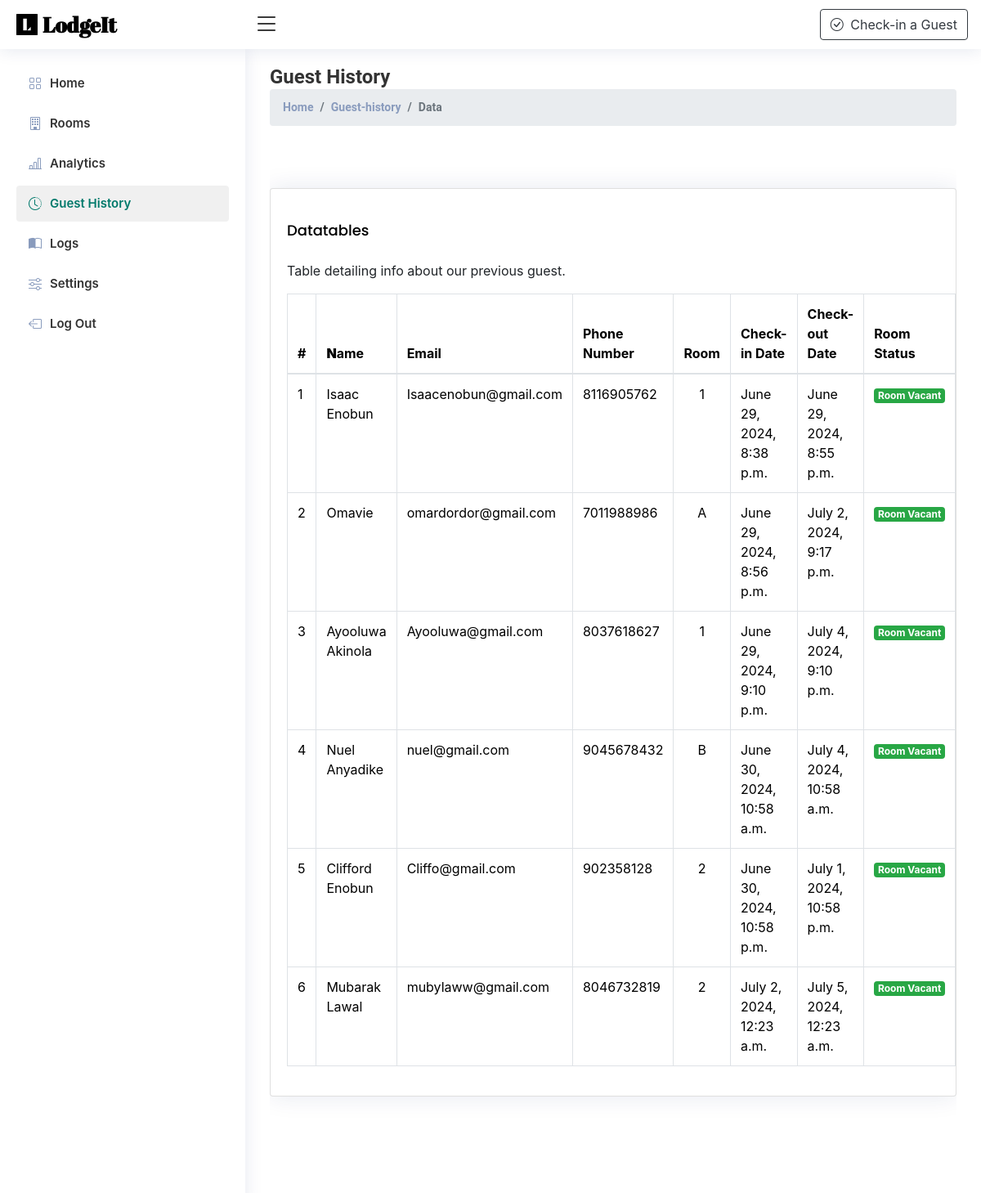
The page /history/ (signed in) on the database its author committed.
### LodgeApp/models.py (models this page shows, shortened)
class Guest(models.Model):
    name = models.CharField(max_length=50)
    email = models.EmailField()
    number = models.IntegerField()
    room  = models.ForeignKey(Room, on_delete=models.CASCADE)
    check_in = models.DateTimeField(auto_now_add=True)
    staff = models.ForeignKey(Staff, on_delete=models.CASCADE)
    check_out = models.DateTimeField(null=True,blank=True)
    revenue = models.ForeignKey(Revenue, on_delete=models.CASCADE, null=True, blank=True)
    company = models.ForeignKey(Company, on_delete=models.CASCADE, null=True)
    duration = models.IntegerField(null=True)

class Room(models.Model):
    suite = models.ForeignKey(Suite, on_delete=models.CASCADE, null=True)
    company = models.ForeignKey(Company, on_delete=models.CASCADE, null=True)
    room_number = models.CharField(max_length=10)
    room_status = models.BooleanField(default=False)

### LodgeApp/views.py (the view)
# urls.py: path('history/', views.history, name='history'),
def history(request):
    if not request.user.is_authenticated:
        return redirect('sign-in')
    if request.user.is_authenticated and request.user.company is None:
        return redirect('onboarding')
    guests = Guest.objects.filter(company=request.user.company)
    available_rooms = Room.objects.filter(room_status=False,
                                          company=request.user.company)
    context = {
        'available_rooms':available_rooms,
        'guests': guests,
        'page_name':'History'
    }
    return render(request, 'guest-history.html', context)

### LodgeApp/templates/guest-history.html (shortened to what this page needs)
{% extends 'base.html' %}
{% load static %}
{% block content %}
<body>
  {% include 'partials/_header.html' %}
  {% include 'sidebar.html' %}
  <main id="main" class="main">
    <div class="pagetitle">
      <h1>Guest History</h1>
      <nav>
        <ol class="breadcrumb">
          <li class="breadcrumb-item"><a href="index.html">Home</a></li>
          <li class="breadcrumb-item">Guest-history</li>
          <li class="breadcrumb-item active">Data</li>
        </ol>
      </nav>
    </div>
    <section class="section">
      <div class="row">
        <div class="col-lg-12">
          <div class="card">
            <div class="card-body">
              <h5 class="card-title">Datatables</h5>
              <p>Table detailing info about our previous guest.</p>
              <table
                class="table datatable table-group-divider table-bordered"
              >
                <thead>
                  <tr>
                    <th scope="col">#</th>
                    <th><b>N</b>ame</th>
                    <th>Email</th>
                    <th>Phone Number</th>
                    <th>Room</th>
                    <th data-type="date" data-format="YYYY/DD/MM">
                      Check-in Date
                    </th>
                    <th data-type="date" data-format="YYYY/DD/MM">
                      Check-out Date
                    </th>
                    <th scope="col">Room Status</th>
                  </tr>
                </thead>
                <tbody>
                  {% for guest in guests %}
                  <tr>
                    <td>{{ forloop.counter }}</td>
                    <td>{{guest.name}}</td>
                    <td>{{guest.email}}</td>
                    <td>{{guest.number}}</td>
                    <td style="text-align: center">
                      {{guest.room.room_number}}
                    </td>
                    <td>{{guest.check_in}}</td>
                    {% if guest.check_out %}
                    <td>{{guest.check_out}}</td>
                    {% else %}
                    <td style="text-align: center">-</td>
                    {% endif %} {% if guest.room.room_status %}
                    <td>
                      <span class="badge bg-warning">Room Occupied</span>
                    </td>
                    {% else %}
                    <td><span class="badge bg-success">Room Vacant</span></td>
                    {% endif %}
                  </tr>
                  {% endfor %}
                </tbody>
              </table>
            </div>
          </div>
        </div>
      </div>
    </section>
  </main>
</body>
{% endblock content %}

### LodgeApp/static/css/style.css (style rules this page uses)
:root { scroll-behavior: smooth; }
body { font-family: "Open Sans", sans-serif; background: #f0f0f0; color: #444444; }
a { color: #00796b; text-decoration: none; }
h1, h2, h3, h4, h5, h6 { font-family: "Roboto", sans-serif; }
#main { margin-top: 60px; padding: 20px 30px; transition: all 0.3s; }
.pagetitle { margin-bottom: 10px; }
.pagetitle h1 { font-size: 24px; margin-bottom: 0; font-weight: 600; color: #333333; }
.card { margin-bottom: 30px; border: none; border-radius: 5px; box-shadow: 0px 0 30px rgba(1, 41, 112, 0.1); }
.card-title { padding: 20px 0 15px 0; font-size: 18px; font-weight: 500; color: #000000; font-family: "Poppins", sans-serif; }
.card-body { padding: 0 20px 20px 20px; }
.breadcrumb { font-size: 14px; font-family: "Roboto", sans-serif; color: #899bbd; font-weight: 600; }
.breadcrumb a { color: #899bbd; transition: 0.3s; }
.breadcrumb .breadcrumb-item::before { color: #899bbd; }
.breadcrumb .active { color: #51678f; font-weight: 600; }
@media (min-width: 1200px) { #main, #footer { margin-left: 300px; } }

### LodgeApp/static/css/landing.css (style rules this page uses)
section, .section { color: #1a1f24; background-color: #ffffff; padding: 60px 0; scroll-margin-top: 100px; overflow: clip; }

### LodgeApp/static/css/room-carousel.css (style rules this page uses)
.row { display: flex; justify-content: center; }

### rows shown on the page
Guest: name "Isaac Enobun", email "Isaacenobun@gmail.com", number "8116905762", room.room_number "1", check_in "June 29, 2024, 8:38 p.m.", check_out "June 29, 2024, 8:55 p.m.", shows "Room Vacant"
Guest: name "Omavie", email "omardordor@gmail.com", number "7011988986", room.room_number "A", check_in "June 29, 2024, 8:56 p.m.", check_out "July 2, 2024, 9:17 p.m.", shows "Room Vacant"
Guest: name "Ayooluwa Akinola", email "Ayooluwa@gmail.com", number "8037618627", room.room_number "1", check_in "June 29, 2024, 9:10 p.m.", check_out "July 4, 2024, 9:10 p.m.", shows "Room Vacant"
Guest: name "Nuel Anyadike", email "nuel@gmail.com", number "9045678432", room.room_number "B", check_in "June 30, 2024, 10:58 a.m.", check_out "July 4, 2024, 10:58 a.m.", shows "Room Vacant"
Guest: name "Clifford Enobun", email "Cliffo@gmail.com", number "902358128", room.room_number "2", check_in "June 30, 2024, 10:58 p.m.", check_out "July 1, 2024, 10:58 p.m.", shows "Room Vacant"
Guest: name "Mubarak Lawal", email "mubylaww@gmail.com", number "8046732819", room.room_number "2", check_in "July 2, 2024, 12:23 a.m.", check_out "July 5, 2024, 12:23 a.m.", shows "Room Vacant"
